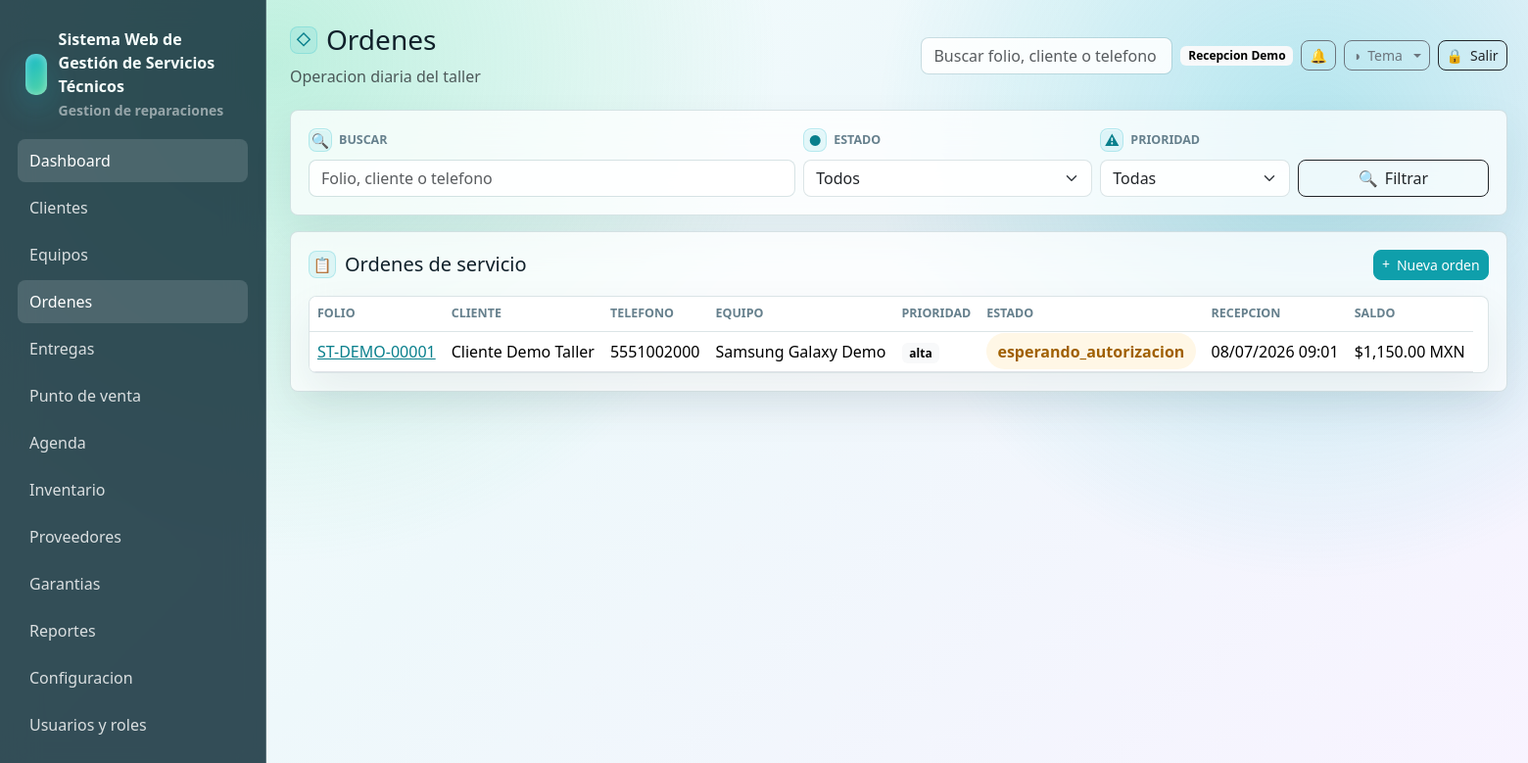
/ordenes (signed in), run on the app's committed database.
### tables this page shows
CREATE TABLE users (
    id INT UNSIGNED AUTO_INCREMENT PRIMARY KEY,
    name VARCHAR(160) NOT NULL,
    email VARCHAR(190) NOT NULL UNIQUE,
    password VARCHAR(255) NOT NULL,
    phone VARCHAR(40) NULL,
    status ENUM('activo','inactivo','bloqueado') NOT NULL DEFAULT 'activo',
    last_login_at DATETIME NULL,
    created_at DATETIME NOT NULL DEFAULT CURRENT_TIMESTAMP,
    updated_at DATETIME NULL ON UPDATE CURRENT_TIMESTAMP,
    deleted_at DATETIME NULL
);

CREATE TABLE ordenes_servicio (
    id INT UNSIGNED AUTO_INCREMENT PRIMARY KEY,
    folio VARCHAR(60) NOT NULL UNIQUE,
    cliente_id INT UNSIGNED NOT NULL,
    equipo_id INT UNSIGNED NOT NULL,
    tecnico_id INT UNSIGNED NULL,
    recibido_por INT UNSIGNED NOT NULL,
    tipo_servicio VARCHAR(120) NOT NULL,
    falla_reportada TEXT NOT NULL,
    diagnostico_inicial TEXT NULL,
    prioridad ENUM('baja','normal','alta','urgente') NOT NULL DEFAULT 'normal',
    estado ENUM('recibida','en_revision','diagnosticada','esperando_autorizacion','autorizada','rechazada','en_reparacion','esperando_refaccion','reparada','no_reparable','lista_para_entrega','entregada','cancelada','garantia') NOT NULL DEFAULT 'recibida',
    fecha_recepcion DATETIME NOT NULL DEFAULT CURRENT_TIMESTAMP,
    fecha_estimada_entrega DATETIME NULL,
    fecha_real_entrega DATETIME NULL,
    costo_estimado DECIMAL(12,2) NOT NULL DEFAULT 0,
    costo_final DECIMAL(12,2) NOT NULL DEFAULT 0,
    anticipo DECIMAL(12,2) NOT NULL DEFAULT 0,
    saldo_pendiente DECIMAL(12,2) NOT NULL DEFAULT 0,
    garantia_ofrecida VARCHAR(160) NULL,
    observaciones_internas TEXT NULL,
    observaciones_cliente TEXT NULL,
    codigo_entrega VARCHAR(80) NULL UNIQUE,
    ubicacion_actual VARCHAR(120) NOT NULL DEFAULT 'Recepcion',
    token_publico VARCHAR(120) NOT NULL,
    firma_recepcion TEXT NULL,
    firma_entrega TEXT NULL,
    created_at DATETIME NOT NULL DEFAULT CURRENT_TIMESTAMP,
    updated_at DATETIME NULL ON UPDATE CURRENT_TIMESTAMP,
    deleted_at DATETIME NULL,
    CONSTRAINT fk_orden_cliente FOREIGN KEY (cliente_id) REFERENCES clientes(id),
    CONSTRAINT fk_orden_equipo FOREIGN KEY (equipo_id) REFERENCES equipos(id),
    CONSTRAINT fk_orden_tecnico FOREIGN KEY (tecnico_id) REFERENCES users(id) ON DELETE SET NULL,
    CONSTRAINT fk_orden_recibido FOREIGN KEY (recibido_por) REFERENCES users(id),
    INDEX idx_orden_folio (folio),
    INDEX idx_orden_cliente (cliente_id),
    INDEX idx_orden_equipo (equipo_id),
    INDEX idx_orden_estado (estado),
    INDEX idx_orden_codigo_entrega (codigo_entrega),
    INDEX idx_orden_tecnico (tecnico_id),
    INDEX idx_orden_fecha (fecha_recepcion)
);

CREATE TABLE clientes (
    id INT UNSIGNED AUTO_INCREMENT PRIMARY KEY,
    nombre_completo VARCHAR(190) NOT NULL,
    telefono VARCHAR(40) NOT NULL,
    whatsapp VARCHAR(40) NULL,
    email VARCHAR(190) NULL,
    domicilio VARCHAR(255) NULL,
    ciudad VARCHAR(120) NULL,
    estado VARCHAR(120) NULL,
    codigo_postal VARCHAR(20) NULL,
    rfc VARCHAR(20) NULL,
    notas_internas TEXT NULL,
    estatus ENUM('activo','inactivo') NOT NULL DEFAULT 'activo',
    created_at DATETIME NOT NULL DEFAULT CURRENT_TIMESTAMP,
    updated_at DATETIME NULL ON UPDATE CURRENT_TIMESTAMP,
    deleted_at DATETIME NULL,
    INDEX idx_clientes_nombre (nombre_completo),
    INDEX idx_clientes_telefono (telefono),
    INDEX idx_clientes_email (email)
);

CREATE TABLE equipos (
    id INT UNSIGNED AUTO_INCREMENT PRIMARY KEY,
    cliente_id INT UNSIGNED NOT NULL,
    tipo ENUM('celular','laptop','pc','consola','impresora','electrodomestico','herramienta','moto','otro') NOT NULL DEFAULT 'otro',
    marca VARCHAR(120) NULL,
    modelo VARCHAR(120) NULL,
    numero_serie VARCHAR(120) NULL,
    imei VARCHAR(80) NULL,
    color VARCHAR(80) NULL,
    password_equipo VARCHAR(120) NULL,
    accesorios_recibidos TEXT NULL,
    estado_fisico TEXT NULL,
    observaciones TEXT NULL,
    created_at DATETIME NOT NULL DEFAULT CURRENT_TIMESTAMP,
    updated_at DATETIME NULL ON UPDATE CURRENT_TIMESTAMP,
    deleted_at DATETIME NULL,
    CONSTRAINT fk_equipos_cliente FOREIGN KEY (cliente_id) REFERENCES clientes(id),
    INDEX idx_equipos_cliente (cliente_id),
    INDEX idx_equipos_serie (numero_serie),
    INDEX idx_equipos_imei (imei)
);

### resources/views/ordenes/index.php (the view, shortened to what the rows shown need)
<div class="glass-card mb-3">
    <form class="row g-2 align-items-end">
        <div class="col-md-5">
            <label class="form-label" data-icon="&#128269;">Buscar</label>
            <input class="form-control" name="q" value="<?= e($_GET['q'] ?? '') ?>" placeholder="Folio, cliente o telefono" data-table-search-source>
        </div>
        <div class="col-md-3">
            <label class="form-label" data-icon="&#9679;">Estado</label>
            <select class="form-select" name="estado">
                <option value="">Todos</option>
            </select>
        </div>
        <div class="col-md-2">
            <label class="form-label" data-icon="&#9888;">Prioridad</label>
            <select class="form-select" name="prioridad">
                <option value="">Todas</option>
            </select>
        </div>
        <div class="col-md-2 d-grid">
            <button class="btn btn-outline-dark" data-icon="&#128269;">Filtrar</button>
        </div>
    </form>
</div>
<div class="glass-card">
    <div class="d-flex justify-content-between align-items-center mb-3">
        <h2 class="h5 mb-0" data-icon="&#128203;">Ordenes de servicio</h2>
        <a class="btn btn-primary btn-sm" data-icon="&#43;" href="<?= e(url('/ordenes/create')) ?>">Nueva orden</a>
    </div>
    <div class="table-wrap">
        <table class="table align-middle">
            <thead><tr><th>Folio</th><th>Cliente</th><th>Telefono</th><th>Equipo</th><th>Prioridad</th><th>Estado</th><th>Recepcion</th><th>Saldo</th></tr></thead>
            <tbody>
            <?php foreach ($ordenes as $orden): ?>
                <tr>
                    <td><a href="<?= e(url('/ordenes/' . $orden['id'])) ?>"><?= e($orden['folio']) ?></a></td>
                    <td><?= e($orden['cliente_nombre']) ?></td>
                    <td><?= e($orden['cliente_telefono']) ?></td>
                    <td><?= e(trim($orden['equipo_marca'] . ' ' . $orden['equipo_modelo']) ?: $orden['equipo_tipo']) ?></td>
                    <td><span class="badge text-bg-light"><?= e($orden['prioridad']) ?></span></td>
                    <td><span class="badge-state status-<?= e($orden['estado']) ?>"><?= e($orden['estado']) ?></span></td>
                    <td><?= e(fechaHumana($orden['fecha_recepcion'])) ?></td>
                    <td><?= e(formatearMoneda((float) $orden['saldo_pendiente'])) ?></td>
                </tr>
            <?php endforeach; ?>
            </tbody>
        </table>
    </div>
</div>

### app/Core/Router.php (shortened to what the rows shown need)
<?php
final class Router
{
    private array $routes = [];
    private function add(string $method, string $path, callable|array $handler): void
    {
        $pattern = preg_replace('#\{([a-zA-Z_][a-zA-Z0-9_]*)\}#', '(?P<$1>[^/]+)', $path);
        $this->routes[] = [
            'method' => $method,
            'path' => $path,
            'pattern' => '#^' . $pattern . '$#',
            'handler' => $handler,
        ];
    }
    public function dispatch(Request $request): void
    {
        foreach ($this->routes as $route) {
            if ($route['method'] !== $request->method()) {
                continue;
            }
            if (preg_match($route['pattern'], $request->path(), $matches)) {
                $params = array_filter($matches, 'is_string', ARRAY_FILTER_USE_KEY);
                $handler = $route['handler'];
                if (is_array($handler)) {
                    [$class, $method] = $handler;
                    $controller = new $class();
                    $controller->{$method}($request, ...array_values($params));
                    return;
                }
                return;
            }
        }
    }
}

### resources/views/layouts/app.php (shortened to what the rows shown need)
<?php
$user = Auth::user();
$appConfig = require BASE_PATH . '/config/app.php';
$systemName = (string) ($appConfig['name'] ?? 'Servicio Tecnico');
$businessLogo = '';
try {
    $cfg = new ConfiguracionService();
    $systemName = trim((string) $cfg->get('sistema.nombre', $systemName)) ?: $systemName;
    $businessLogo = config_asset_src((string) $cfg->get('negocio.logo_url', ''));
} catch (Throwable) {
    $businessLogo = '';
}
?>
<!doctype html>
<html lang="es">
<head>
    <link href="https://cdn.jsdelivr.net/npm/bootstrap@5.3.3/dist/css/bootstrap.min.css" rel="stylesheet">
    <link href="<?= e(asset('css/app.css') . '?v=20260708-pos-refacciones') ?>" rel="stylesheet">
    <link href="<?= e(asset('css/themes/crystal.css')) ?>" rel="stylesheet">
    <link href="<?= e(asset('css/themes/dark.css') . '?v=20260614-selects') ?>" rel="stylesheet">
    <link href="<?= e(asset('css/themes/live.css')) ?>" rel="stylesheet">
    <link href="<?= e(asset('css/themes/blueprint.css') . '?v=20260707-btns') ?>" rel="stylesheet">
</head>
<body>
<div class="app-shell">
    <aside class="sidebar" id="app-sidebar">
        <div class="brand">
            <?php if ($businessLogo !== ''): ?>
                <img class="brand-logo" src="<?= e($businessLogo) ?>" alt="<?= e($systemName) ?>">
            <?php else: ?>
                <div class="brand-mark"></div>
            <?php endif; ?>
            <div>
                <div><?= e($systemName) ?></div>
                <small class="text-white-50">Gestion de reparaciones</small>
            </div>
        </div>
        <nav class="nav flex-column">
            <a class="nav-link <?= e(is_active('/')) ?>" href="<?= e(url('/')) ?>">Dashboard</a>
            <a class="nav-link <?= e(is_active('/clientes')) ?>" href="<?= e(url('/clientes')) ?>">Clientes</a>
            <a class="nav-link <?= e(is_active('/equipos')) ?>" href="<?= e(url('/equipos')) ?>">Equipos</a>
            <a class="nav-link <?= e(is_active('/ordenes')) ?>" href="<?= e(url('/ordenes')) ?>">Ordenes</a>
            <a class="nav-link <?= e(is_active('/entregas')) ?>" href="<?= e(url('/entregas')) ?>">Entregas</a>
            <a class="nav-link <?= e(is_active('/punto-venta')) ?>" href="<?= e(url('/punto-venta')) ?>">Punto de venta</a>
            <a class="nav-link <?= e(is_active('/agenda')) ?>" href="<?= e(url('/agenda')) ?>">Agenda</a>
            <a class="nav-link <?= e(is_active('/inventario')) ?>" href="<?= e(url('/inventario')) ?>">Inventario</a>
            <a class="nav-link <?= e(is_active('/proveedores')) ?>" href="<?= e(url('/proveedores')) ?>">Proveedores</a>
            <a class="nav-link <?= e(is_active('/garantias')) ?>" href="<?= e(url('/garantias')) ?>">Garantias</a>
            <a class="nav-link <?= e(is_active('/reportes')) ?>" href="<?= e(url('/reportes')) ?>">Reportes</a>
            <a class="nav-link <?= e(is_active('/configuracion')) ?>" href="<?= e(url('/configuracion')) ?>">Configuracion</a>
            <a class="nav-link <?= e(is_active('/usuarios')) ?>" href="<?= e(url('/usuarios')) ?>">Usuarios y roles</a>
        </nav>
    </aside>
    <main class="main">
        <header class="topbar">
            <div class="topbar-title">
                <h1 class="h3 mb-1" data-icon="&#9671;"><?= e($title ?? '') ?></h1>
                <div class="text-muted">Operacion diaria del taller</div>
            </div>
            <div class="d-flex align-items-center gap-2 topbar-actions">
                <form class="d-none d-md-block" action="<?= e(url('/ordenes')) ?>">
                    <input class="form-control" name="q" placeholder="Buscar folio, cliente o telefono">
                </form>
                <span class="badge text-bg-light topbar-user"><?= e($user['name'] ?? 'Usuario') ?></span>
                <div class="dropdown">
                    <button class="btn btn-outline-secondary btn-sm notif-bell" type="button" data-bs-toggle="dropdown" aria-expanded="false" aria-label="Notificaciones">
                        &#128276;
                    </button>
                </div>
                <div class="dropdown theme-switcher">
                    <button class="btn btn-outline-secondary btn-sm dropdown-toggle" type="button" data-bs-toggle="dropdown" aria-expanded="false" aria-label="Tema" data-icon="&#9681;"><span class="btn-label">Tema</span></button>
                </div>
                <form method="post" action="<?= e(url('/logout')) ?>">
                    <button class="btn btn-outline-dark btn-sm" aria-label="Salir" data-icon="&#128274;"><span class="btn-label">Salir</span></button>
                </form>
            </div>
        </header>
        <?= $content ?>
    </main>
</div>
</body>
</html>

### data on the page
users: name "Recepcion Demo"
ordenes_servicio: folio "ST-DEMO-00001", cliente.nombre_completo "Cliente Demo Taller", cliente.telefono "5551002000", equipo.modelo "Samsung Galaxy Demo", prioridad "alta", estado "esperando_autorizacion", fecha_recepcion "08/07/2026 09:01", saldo_pendiente "$1,150.00 MXN"

### other printed values
$systemName "Sistema Web de Gestión de Servicios Técnicos"
